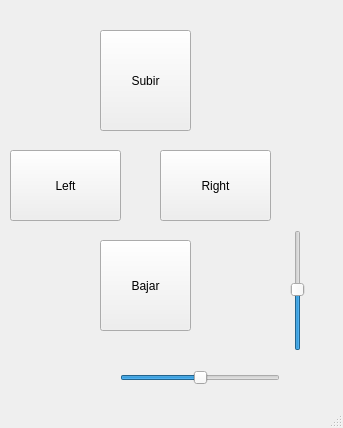
<?xml version="1.0" encoding="UTF-8"?>
<ui version="4.0">
 <class>MainWindow</class>
 <widget class="QMainWindow" name="MainWindow">
  <property name="geometry">
   <rect>
    <x>0</x>
    <y>0</y>
    <width>343</width>
    <height>428</height>
   </rect>
  </property>
  <property name="windowTitle">
   <string>MainWindow</string>
  </property>
  <widget class="QWidget" name="centralwidget">
   <widget class="QPushButton" name="moveUp_btn">
    <property name="geometry">
     <rect>
      <x>100</x>
      <y>30</y>
      <width>91</width>
      <height>101</height>
     </rect>
    </property>
    <property name="text">
     <string>Subir</string>
    </property>
   </widget>
   <widget class="QPushButton" name="moveDown_btn">
    <property name="geometry">
     <rect>
      <x>100</x>
      <y>240</y>
      <width>91</width>
      <height>91</height>
     </rect>
    </property>
    <property name="text">
     <string>Bajar</string>
    </property>
   </widget>
   <widget class="QSlider" name="verticalSlider">
    <property name="geometry">
     <rect>
      <x>290</x>
      <y>230</y>
      <width>16</width>
      <height>121</height>
     </rect>
    </property>
    <property name="value">
     <number>50</number>
    </property>
    <property name="orientation">
     <enum>Qt::Vertical</enum>
    </property>
   </widget>
   <widget class="QSlider" name="horizontalSlider">
    <property name="geometry">
     <rect>
      <x>120</x>
      <y>370</y>
      <width>160</width>
      <height>16</height>
     </rect>
    </property>
    <property name="value">
     <number>50</number>
    </property>
    <property name="orientation">
     <enum>Qt::Horizontal</enum>
    </property>
   </widget>
   <widget class="QPushButton" name="moveLeft_btn">
    <property name="geometry">
     <rect>
      <x>10</x>
      <y>150</y>
      <width>111</width>
      <height>71</height>
     </rect>
    </property>
    <property name="text">
     <string>Left</string>
    </property>
   </widget>
   <widget class="QPushButton" name="moveRight_btn">
    <property name="geometry">
     <rect>
      <x>160</x>
      <y>150</y>
      <width>111</width>
      <height>71</height>
     </rect>
    </property>
    <property name="text">
     <string>Right</string>
    </property>
   </widget>
  </widget>
  <widget class="QMenuBar" name="menubar">
   <property name="geometry">
    <rect>
     <x>0</x>
     <y>0</y>
     <width>343</width>
     <height>22</height>
    </rect>
   </property>
  </widget>
  <widget class="QStatusBar" name="statusbar"/>
 </widget>
 <resources/>
 <connections/>
</ui>
